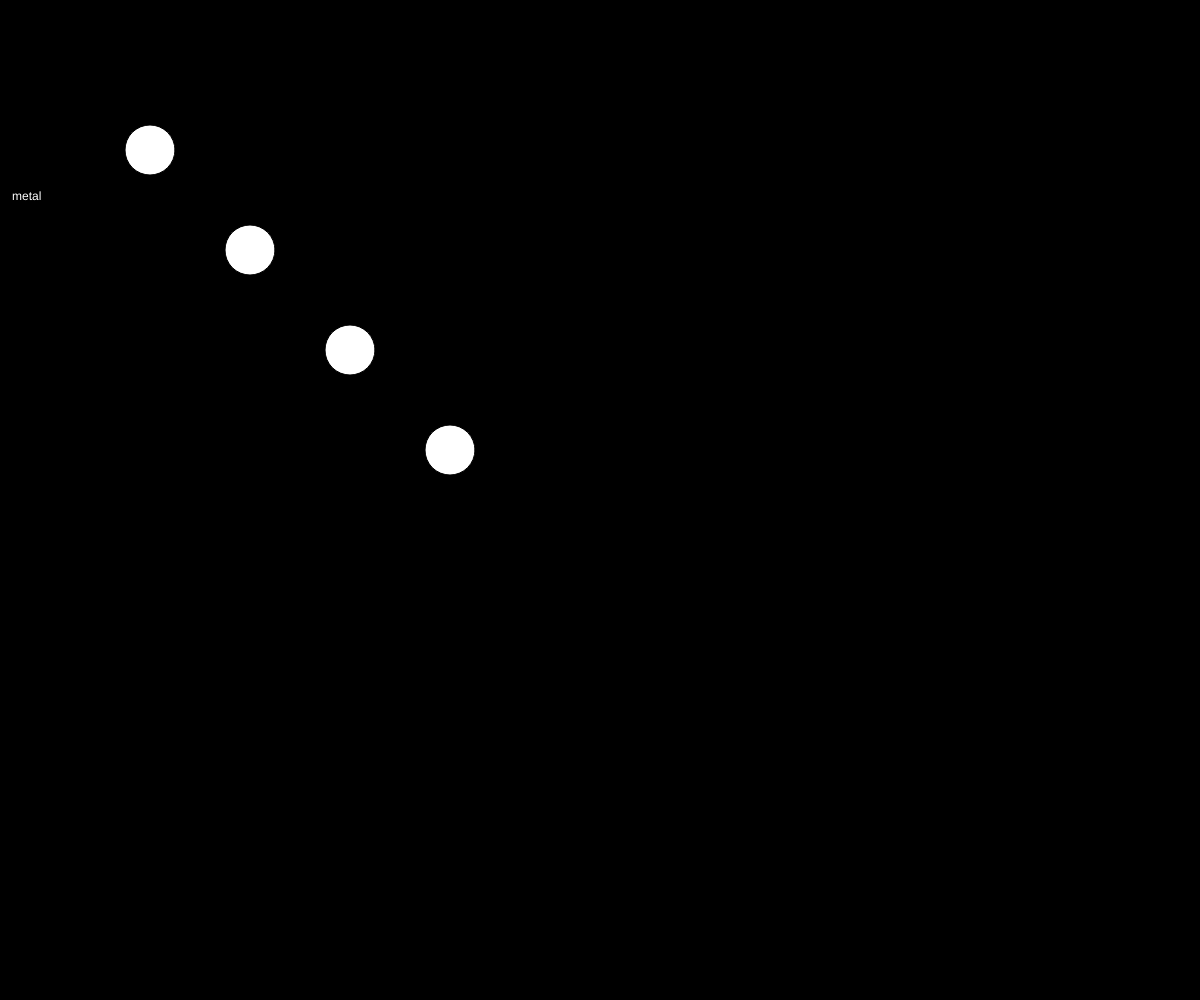
Frame 1 (no input)
Frame 60 (no input): identical to frame 1, image omitted
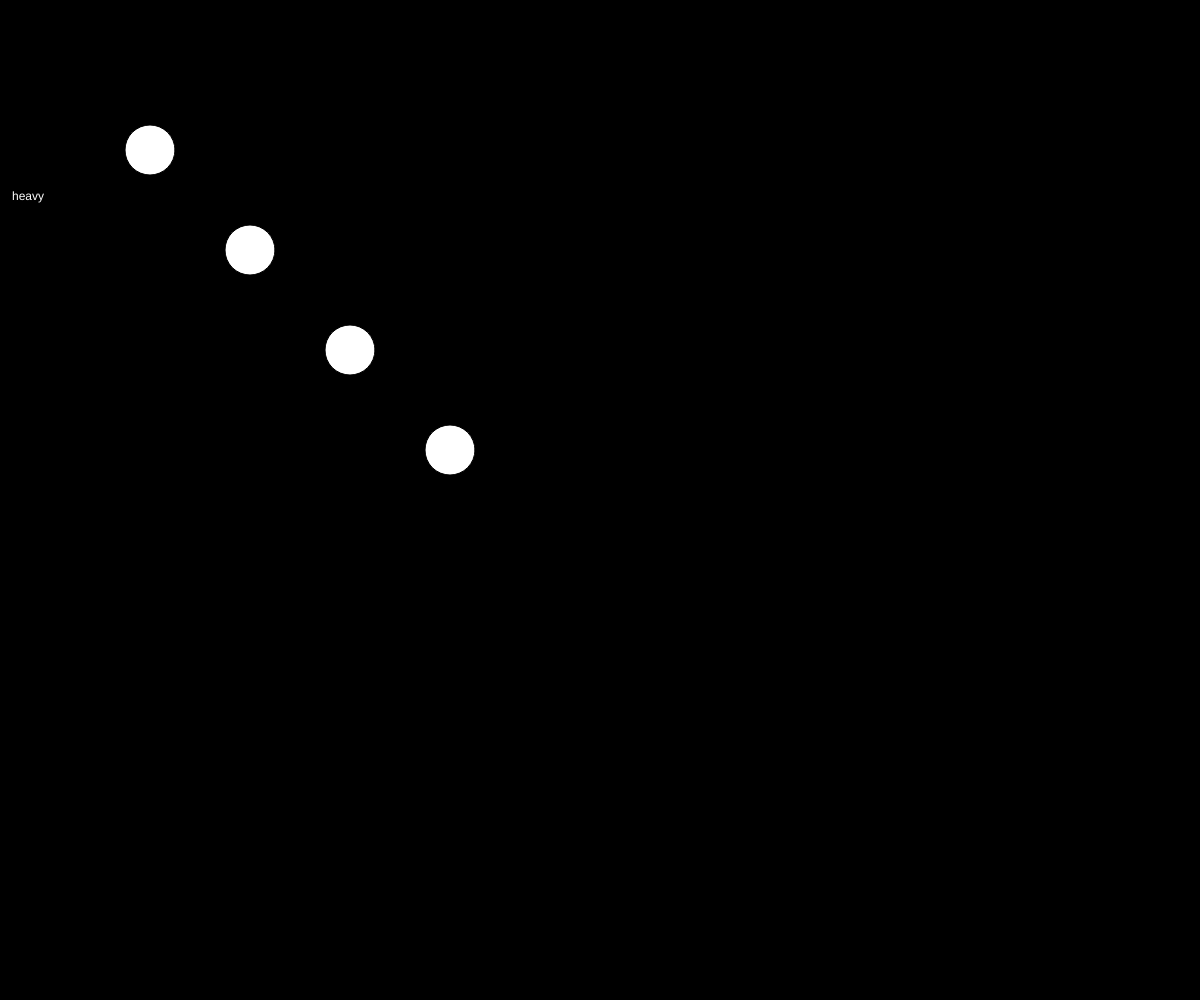
Frame 120 (the mouse pressed at the canvas centre since frame 60)

The p5.js sketch that drew these frames (run headless with seeded random() and noise() and a simulated clock; from frame 60 on, the mouse is pressed at the canvas centre):

// p5.js sketch
// ── sketch.js
let nums = [150, 250, 350, 450];
let words = ["metal", "heavy", "guitar", "metallica", "grr"];
let index = 0;

let num = 21;
function setup(){
    createCanvas(windowWidth, windowHeight);
}

function draw() {
    background(0);

    // ellipse(100, 200, num);
    // ellipse(200, 200, nums[2], nums[2]);

    for(var i = 0; i < nums.length; i++) {
        ellipse(nums[i], nums[i], 50, 50);
    }

    textSize(12);
    fill(255);
    text(words[index], 12, 200);
}

function mousePressed() {
    index = index + 1;
    if (index == words.length) {
        index = 0;
    }
}
